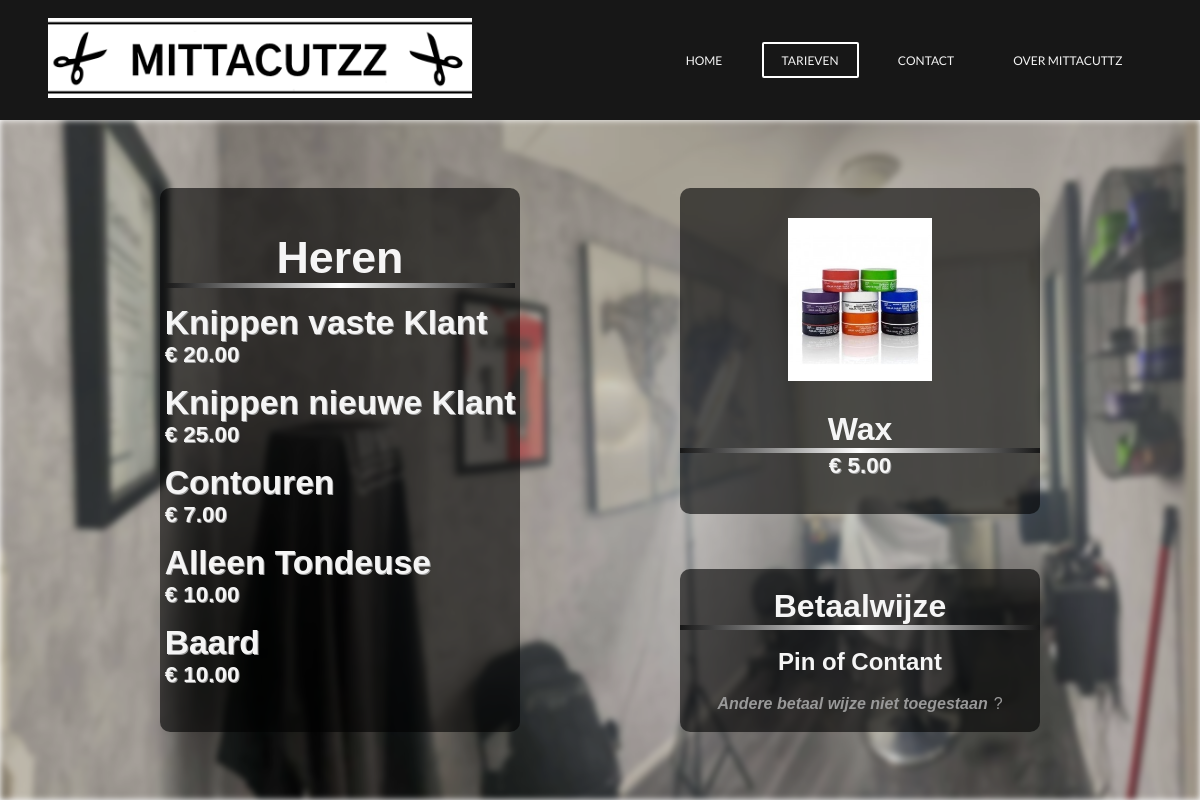
Screenshot of /tarieven with the database file from the repository.
### Frontend/models.py (models this page shows, shortened)
class prijzen(models.Model):
    titel = models.CharField(max_length=200, default="Heren", unique=True)
    betaalWijze = [
        ('Contant', 'Contant'),
        ('Pin', 'Pin'),
        ('Pin of Contant', 'pin of Contant'),
    ]
    betaalWijze = models.CharField(max_length=20, choices=betaalWijze, default='Contant')
    extra = [
        ('Andere betaal wijze niet toegestaan', 'Andere betaal wijze niet toegestaan'),
        ('Andere betaal wijze toegestaan', 'Andere betaal wijze toegestaan'),
    ]
    extra = models.CharField(max_length=255, choices=extra, default='Andere betaal wijze niet toegestaan')
    vasteKlantPrijs = models.DecimalField(max_digits=6, decimal_places=2, default=0)
    nieuweKlantPrijs = models.DecimalField(max_digits=6, decimal_places=2, default=0)
    contourPrijs = models.DecimalField(max_digits=6, decimal_places=2, default=0)
    tondeusePrijs = models.DecimalField(max_digits=6, decimal_places=2, default=0)
    baardPrijs = models.DecimalField(max_digits=6, decimal_places=2, default=0)
    waxPrijs = models.DecimalField(max_digits=6, decimal_places=2, default=0)
    class Meta:
        verbose_name_plural = "Prijzen"

### Frontend/views.py (the view)
# urls.py: path('tarieven', views.tarievenView, name='Tarieven'),
def tarievenView(request):
    tarieven = prijzen.objects.all()
    data = {
        'page': 'Frontend/tarieven.html',
        'prijzen': tarieven,
    }
    return render(request, 'Frontend/index.html', data)

### Templates/Frontend/index.html (shortened to what this page needs)
{% load static %}
<!DOCTYPE html>
<html lang="en">
    <head>
        <link rel="stylesheet" href="{% static 'Frontend/CSS/index.css' %}">
        <link rel="stylesheet" href="https://cdnjs.cloudflare.com/ajax/libs/font-awesome/4.7.0/css/font-awesome.min.css">
    </head>
    <header>
        <a class="headLogo" href="/">
            <img src="{% static 'Frontend/IMG/logo.png' %}" alt="BedrijfsLogo">
        </a>
        <div id="navList" class="nav">
                <a href="/" {% if request.get_full_path == "/" %} class="currentPage" {% else %} class="navLink" {% endif %} >Home</a>
                <a href="/tarieven" {% if request.get_full_path == "/tarieven" %} class="currentPage" {% else %} class="navLink" {% endif %} >Tarieven</a>
                <a href="/contact" {% if request.get_full_path == "/contact" %} class="currentPage" {% else %} class="navLink" {% endif %} >Contact</a>
                <a href="/over-mittacutzz" {% if request.get_full_path == "/over-mittacutzz" %} class="currentPage" {% else %} class="navLink" {% endif %} >Over MittaCuttz</a>
        </div>
    </header>
    {% include page %}
</html>

### Templates/Frontend/tarieven.html (shortened to what this page needs)
{% load static %}
<!DOCTYPE html>
<html lang="en">
<head>
    <link rel="stylesheet" href="{% static 'Frontend/CSS/tarieven.css' %}">
</head>
<main>
    <img src="{% static 'Frontend/IMG/werkplek_1.jpg' %}" alt="" class="bg">
    <div class="container-left border-gradient">
        <div>
            {% for p in prijzen %}
            <div class="info-left">
                <h1>{{ p.titel }}</h1>
                <h2>Knippen vaste Klant </h2>
                <p>€ {{ p.vasteKlantPrijs }}</p>
                <h2>Knippen nieuwe Klant </h2>
                <p>€ {{ p.nieuweKlantPrijs }}</p>
                <h2>Contouren </h2>
                <p>€ {{ p.contourPrijs }}</p>
                <h2>Alleen Tondeuse </h2>
                <p>€ {{ p.tondeusePrijs }}</p>
                <h2>Baard </h2>
                <p>€ {{ p.baardPrijs }}</p>
            </div>
        {% endfor %}
        </div>
    </div>
    <div class="container-right">
        <div class="infoContain right-1 border-gradient">
         <img src="{% static 'Frontend/IMG/red_one_wax_all.jpg' %}" alt="">
            {% for p in prijzen %}
                <h1 class="right-h1">Wax </h1>
                <p>€ {{ p.waxPrijs }}</p>
            {% endfor %}
        </div>
        <div class="infoContain right-2 border-gradient ">
            {% for p in prijzen %}
                <h1 class="right-h1">Betaalwijze</h1>
                <h2>{{ p.betaalWijze }} </h2>
                <div class="tooltip">
                        <h3>{{ p.extra }} </h3>
                        <p class="p-tooltip"> ? <span class="tooltiptext">Bijv. Tikkies, paysafe en tegoed bonnen.</span></p>
                </div>
            {% endfor %}
        </div>
    </div>
</main>
</html>

### Static/Frontend/CSS/index.css (style rules this page uses)
* { margin: 0; padding: 0; font-family: Arial; box-sizing: border-box; }
@media (min-width: 800px) { header { display: flex; align-items: center; justify-content: space-between; height: 120px; width: 100%; padding-left: 4%; padding-right: 4%; background: rgb(23, 23, 23); text-transform: uppercase; } }
@media (min-width: 800px) { .nav { display: flex; align-items: center; justify-content: space-between; } }
@media (min-width: 800px) { .nav a { padding: 1.5vw; padding-top: 0.7vw; padding-bottom: 0.7vw; border: solid 0.2vw rgba(0,0,0,0%); margin-left: 0.8vw; margin-right: 0.8vw; color: whitesmoke; border-radius: 2px; font-size: 1vw; font-weight: 400; font-family: 'Lato', sans-serif; text-decoration: none; } }
@media (min-width: 800px) { .nav .currentPage { border: solid 0.2vw white; } }
@media (min-width: 800px) { header img { height: 80px; } }

### Static/Frontend/CSS/tarieven.css (style rules this page uses)
:root { --greenCheck: rgb(43, 177, 43); --redEx: red; }
@media (min-width: 800px) { main { position: relative; width: 100%; height: calc(100vh - 120px); display: flex; align-items: center; justify-content: space-evenly; } }
@media (min-width: 800px) { .bg { position: absolute; top: 0; height: calc(100vh - 120px); width: 100vw; z-index: -100; filter: blur(3px) brightness(0.8); } }
@media (min-width: 800px) { .container-right { height: 80%; width: 30%; display: flex; align-items: center; flex-direction: column; justify-content: space-between; } }
@media (min-width: 800px) { .right-1 { height: 60%; width: 100%; background: rgba(0,0,0,0.6); color: whitesmoke; display: flex; align-items: center; flex-direction: column; border-radius: 10px; } }
@media (min-width: 800px) { .right-2 { height: 30%; width: 100%; background: rgba(0,0,0,0.6); color: whitesmoke; display: flex; align-items: center; flex-direction: column; justify-content: space-evenly; border-radius: 10px; } }
@media (min-width: 800px) { .container-left { height: 80%; width: 30%; background: rgba(0,0,0,0.6); color: whitesmoke; display: flex; align-items: center; justify-content: space-evenly; flex-direction: column; border-radius: 10px; } }
@media (min-width: 800px) { .info-left { display: flex; flex-direction: column; font-size: 1.4em; } }
@media (min-width: 800px) { .info-left h2 { margin-top: 16px; font-weight: bold; text-shadow: 1px 1px #9d9d9d; } }
@media (min-width: 800px) { .info-left p { font-weight: bold; text-shadow: 1px 1px #9d9d9d; } }
@media (min-width: 800px) { .right-1 p { font-weight: bold; text-shadow: 1px 1px #9d9d9d; font-size: 1.4em; } }
@media (min-width: 800px) { .right-2 h3 { font-weight: bold; font-style: italic; color: #999999; font-size: 1em; } }
@media (min-width: 800px) { h1 { width: 100%; text-align:center; padding-bottom:5px; background: linear-gradient( to left, rgb(23, 23, 23) 0%, rgb(255, 255, 255) 50%, rgb(23, 23, 23) 100% ) right bottom no-repeat; background-size:100% 5px ; } }
@media (min-width: 800px) { .right-1 img { height: 50%; margin: 30px; } }
@media (min-width: 800px) { .tooltip { position: relative; cursor: default; display: flex; } }
@media (min-width: 800px) { .p-tooltip { margin-left:6px; color: #999999; } }

### rows the page displays
prijzen: titel "Heren", vasteKlantPrijs "20.00", nieuweKlantPrijs "25.00", contourPrijs "7.00", tondeusePrijs "10.00", baardPrijs "10.00", waxPrijs "5.00", betaalWijze "Pin of Contant", extra "Andere betaal wijze niet toegestaan"
